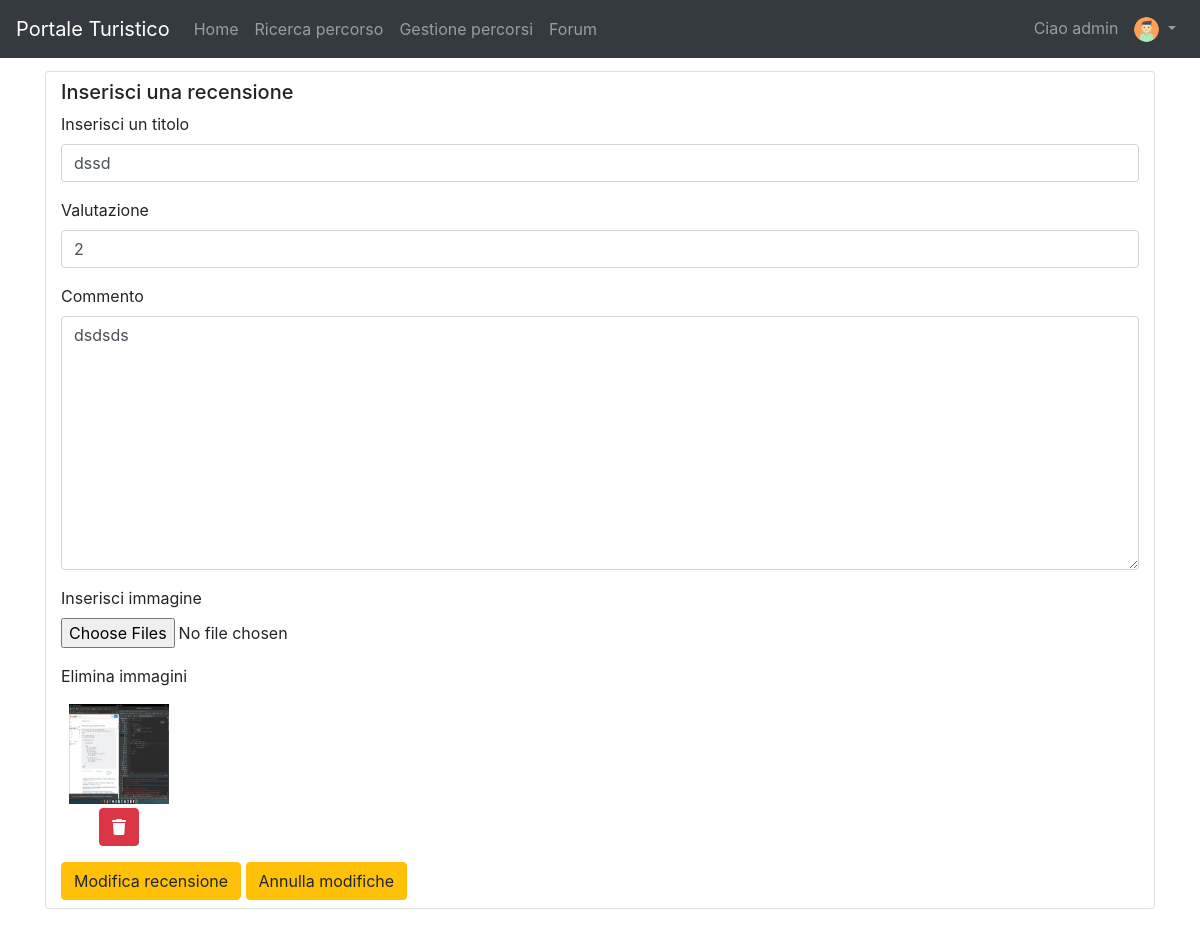
Screenshot of /path/edit_review/2-1/ (signed in) with the database file from the repository.
### pathManagement/models.py (models this page shows, shortened)
class Review(models.Model):
    class Meta:
        unique_together = (('path', 'user'),)
    path = models.ForeignKey(Path, on_delete=models.CASCADE)
    user = models.ForeignKey(Profile, on_delete=models.CASCADE)
    valuation = models.PositiveIntegerField(validators=[MinValueValidator(1), MaxValueValidator(5)])
    title = models.CharField(blank=False, max_length=255)
    comment = models.TextField(blank=True, max_length=1000)
    created_at = models.DateTimeField(auto_now_add=True)

class ListPhoto(models.Model):
    review = models.ForeignKey(Review, on_delete=models.CASCADE)
    photo = models.ImageField(blank=True, upload_to=user_review_directory_path)

### pathManagement/views.py (the view, shortened to what this page needs)
# urls.py: path('edit_review/<int:pk1>-<int:pk2>/', EditPathReview.as_view(), name='editReview'),
class EditPathReview(bc.LoginRequiredMixin, UpdateView):
    model = Review
    template_name = 'editPathReview.html'
    form_class = EditPathReviewForm
    def get(self, request, *args, **kwargs):
        var = Review.objects.filter(path__id=self.kwargs['pk2']).last() and Review.objects.filter(
            user__id=self.kwargs['pk1']).last()
        user = Profile.objects.filter(pk=var.user.pk).values('user').last()
        if get_permission(self.request, user['user']):
            return super(EditPathReview, self).get(request, *args, **kwargs)
        else:
            raise PermissionDenied
    def get_object(self, queryset=None):
        return return_review(self.kwargs.get('pk2'), self.kwargs.get('pk1'))
    def get_context_data(self, **kwargs):
        context = super(EditPathReview, self).get_context_data()
        review = return_review(self.kwargs.get('pk2'), self.kwargs.get('pk1'))
        image = ListPhoto.objects.filter(review=review)
        context['image'] = image
        context['pk_user'] = self.kwargs.get('pk1')
        context['pk_path'] = self.kwargs.get('pk2')
        return context

### pathManagement/forms.py
class EditPathReviewForm(ModelForm):
    image = forms.ImageField(required=False, label='Inserisci immagine', widget=forms.ClearableFileInput(attrs={'multiple': True}))
    class Meta:
        model = Review
        fields = ['title', 'valuation', 'comment']
        labels = {
            'comment': _('Commento'),
            'valuation': _('Valutazione'),
            'title': _('Inserisci un titolo'),
        }

### forum/views.py (called while the page is built)
def get_permission(request, object_user_pk):
    print(request.user.pk)
    print(object_user_pk)
    if request.user.is_staff:
        return True
    else:
        return True if object_user_pk == request.user.pk else False

### pathManagement/views.py (called while the page is built)
def return_review(pk_path, pk_user):
    path = Path.objects.filter(id=pk_path).last()
    user = User.objects.filter(pk=pk_user).last()
    profile = Profile.objects.filter(user=user).last()
    return Review.objects.filter(user=profile, path=path).last()

### pathManagement/templates/editPathReview.html (shortened to what this page needs)
{% extends 'base.html' %}
{% load crispy_forms_tags %}
{% block slideshow %}
    <div class="container py-3">
        <div class="card py-2">
            <div class="col-md-12">
                <h5>Inserisci una recensione</h5>
                <form action="" method="post" enctype="multipart/form-data">{% csrf_token %}
                    {{ form.title|as_crispy_field }}
                    {{ form.valuation|as_crispy_field }}
                    {{ form.comment|as_crispy_field }}
                    {{ form.image|as_crispy_field }}
                    <p>Elimina immagini</p>
                    <ul class="pagination pg-blue">
                        {% for imm in image %}
                            <li class="page-item">
                                <div class="container px-2">
                                    <img src="{{ imm.photo.url }}" height="100" width="100">
                                    <br>
                                    <div class="text-center pt-1">
                                        <a href="{% url 'deleteImageReview' pk_user pk_path imm.pk %}"
                                           onclick="return confirm('Vuoi davvero eliminare la foto?')"
                                           class="btn btn-danger"
                                           type="submit"
                                           role="button" style="justify-content: right"> <i class="fas fa-trash"></i>
                                        </a>
                                    </div>
                                </div>
                            </li>
                        {% endfor %}
                    </ul>
                    <button class="btn btn-warning btn-rounded z-depth-0" type="submit">
                        Modifica recensione
                    </button>
                    <a role="button" class="btn btn-warning btn-rounded z-depth-0"
                       href="{% url 'detailPath' object.path.pk %}"
                       onclick="return confirm('Sei sicuro di annullare le modifiche?')">
                        Annulla modifiche
                    </a>
                </form>
            </div>
        </div>
    </div>
{% endblock %}

### templates/base.html (shortened to what this page needs)
{% load static %}
<!doctype html>
<html lang="en">
<head>
    <link rel="stylesheet" href="https://stackpath.bootstrapcdn.com/bootstrap/4.5.0/css/bootstrap.min.css"
>
    <link rel="stylesheet" href="https://cdnjs.cloudflare.com/ajax/libs/font-awesome/4.7.0/css/font-awesome.min.css">
    <link rel="stylesheet" href="https://unpkg.com/bootstrap-table@1.16.0/dist/bootstrap-table.min.css">
    <link rel="stylesheet" href="{% static 'css/style.css' %}">
</head>
<body>
<header>
    <nav class="navbar navbar-expand-md navbar-dark fixed-top bg-dark">
        <a class="navbar-brand" href="{% url 'homepage' %}">Portale Turistico</a>
        <div class="collapse navbar-collapse" id="navbarNav">
            <ul class="navbar-nav">
                <li class="nav-item">
                    <a class="nav-link" href="{% url 'homepage' %}">Home <span class="sr-only">(current)</span></a>
                </li>
                <li class="nav-item">
                    <a class="nav-link" href="{% url 'searchPath' %}">Ricerca percorso</a>
                </li>
                {% if request.user.is_staff %}
                    <li class="nav-item">
                        <a class="nav-link" href="{% url 'showPath' %}">Gestione percorsi</a>
                    </li>
                {% endif %}
                <li class="nav-item">
                    <a class="nav-link" href="{% url 'mainPageCategory' %}">Forum</a>
                </li>
            </ul>
            {% if not user.is_authenticated %}
                <ul class="navbar-nav ml-auto">
                    <li class="nav-item">
                        <a class="nav-link" href="{% url 'login' %}">Accedi</a>
                    </li>
                    <li class="nav-item">
                        <a class="nav-link" href="{% url 'registration' %}">Registrati</a>
                    </li>
                </ul>
            {% else %}
                <ul class="navbar-nav ml-auto">
                    <li class="nav-link">Ciao {{ user.username }} </li>
                    <li class="nav-item dropdown">
                        <a class="nav-link dropdown-toggle" href="#" id="navbarDropdown" role="button"
                           data-toggle="dropdown" aria-haspopup="true" aria-expanded="false">
                            <img class="rounded-circle" width="25" height="25" src="{{ user.profile.avatar.url }}">
                        </a>
                    </li>
                </ul>
            {% endif %}
        </div>
    </nav>
    {% block slideshow %}{% endblock %}
</header>
<main class="py-5">
</main>
</body>
</html>

### static/css/style.css (style rules this page uses)
body { padding-top: 55px; height: 100%; position: relative; }
html, header, .view { height: 100%; }

### rows the page displays
Review: title "dssd", valuation "2", comment "dsdsds"
ListPhoto: photo (picture)

### other values shown
{{ user.username }} "admin"
